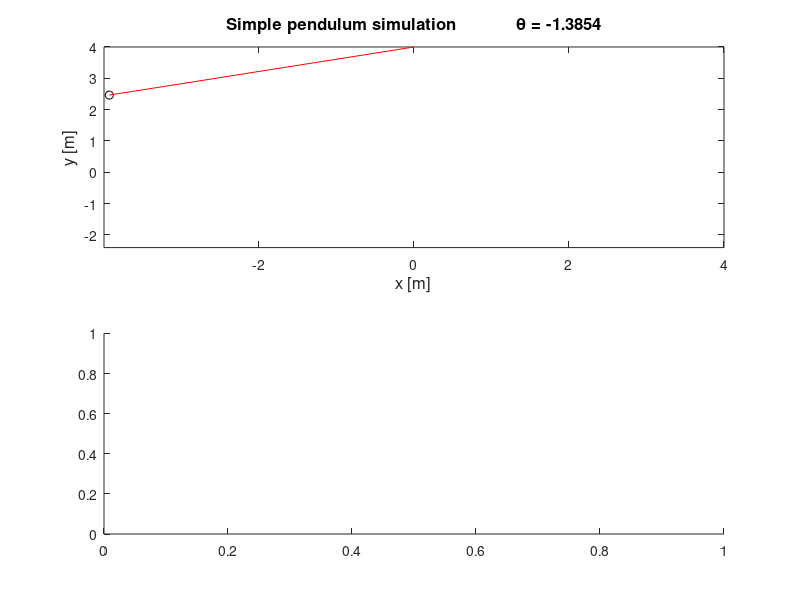

The MATLAB source for this figure:
clear  % Clears command history
clc   % Clears command window
clf  % Clears figure window
%========= Sets initial parameters for pendulum ===========================
g = 9.81;  % Gravity (ms-2)
l = 4;  % pendulum length (m)
initialangle1 = pi/2;  % Initial angle 1
initialangle2 = 0;   % Initial angle 2
%====== Sets x and y coordinates of pendulum top  =========================
pendulumtopx = 0;
pendulumtopy = l;
fprintf('Single pendulum simulation by James Adams \n\n')
choice = input('Press 1 for a phase portrait or 2 for a time serie plot : ');
iterations = 1; % Sets initial iteration count to 1
pausetime = 0.1;  % Pauses animation for this time
runtime = 50;  % Runs simulations for this time
tx = 0;  % Ensures time series plot remains in the figure window
%============== Solves simple pendulum differential equations =============
deq1=@(t,x) [x(2); -g/l * sin(x(1))]; % Pendulum equations uncoupled
[t,sol] = ode45(deq1,[0 runtime],[initialangle1 initialangle2]);  % uses a numerical ode solver
sol1 = sol(:,1)'; % takes the transpose for plots
sol2 = sol(:,2)';
arraysize = size(t);  % Defines array size of time intervals
timestep = t(runtime) - t(runtime-1);  % Calculates the time step of these intervals
cartesianx = l*sin(sol1);  % Converts angles into cartesian coordinates
cartesiany = l*cos(sol2);  
    
%============== plots results at each time interval =======================
for i = 1 : max(arraysize)
    subplot(2,1,1)
    plotarrayx = [pendulumtopx cartesianx(iterations)];
    plotarrayy = [pendulumtopy cartesiany(iterations)];
    plot(cartesianx(iterations),cartesiany(iterations),'ko',plotarrayx,plotarrayy,'r-')
    title(['Simple pendulum simulation            \theta = ' num2str(sol1(iterations))],'fontsize',12)
    xlabel('x [m]','fontsize',12)
    ylabel('y [m]','fontsize',12)
    axis([min(cartesianx) max(cartesianx) min(cartesiany) max(cartesiany)])
    subplot(2,1,2)
    
    % Plots either a phase portrait or time series depending on choice
    if choice == 1
        plot(sol1(iterations),sol2(iterations),'bo')
        hold on
        title('Simple pendulum phase portrait','fontsize',12)
        xlabel('\theta1','fontsize',12)
        ylabel('\theta2','fontsize',12)
        axis([min(sol1) max(sol1) min(sol2) max(sol2)])
    elseif choice == 2
        plot(t(iterations),sol1(iterations),'bo')
        title(['Simple pendulum time series for \theta1       t = ' num2str(t(iterations))],'fontsize',12)
        xlabel('t [seconds]','fontsize',12)
        ylabel('\theta1','fontsize',12)
        hold on  % Holds previous values
        axis([0 t(iterations)+(t(2)-t(1)) min(sol1) max(sol1)])
        tx = tx + timestep;  % Aligns results with the figure window
    end
    pause(pausetime)  % Shows results at each time interval
    iterations = iterations + 1;  % increases iteration count by 1
end
%=========================== End of program ===============================
